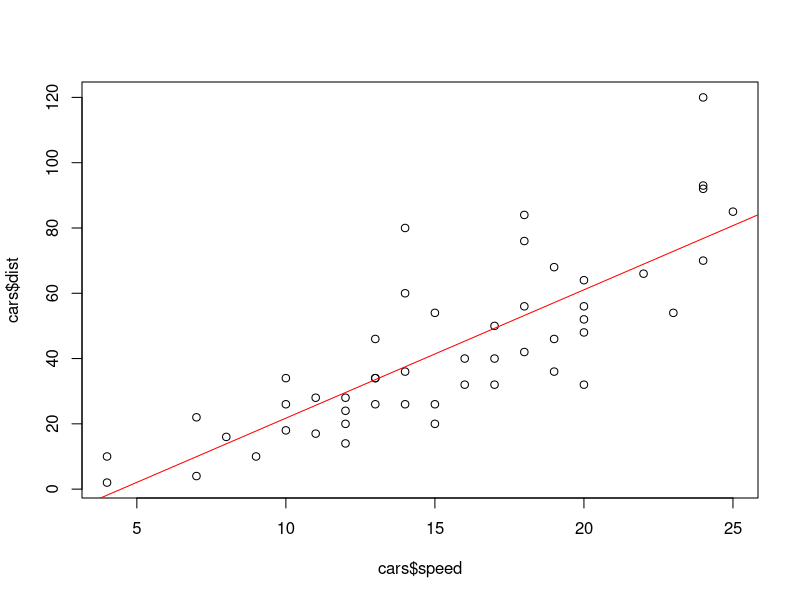
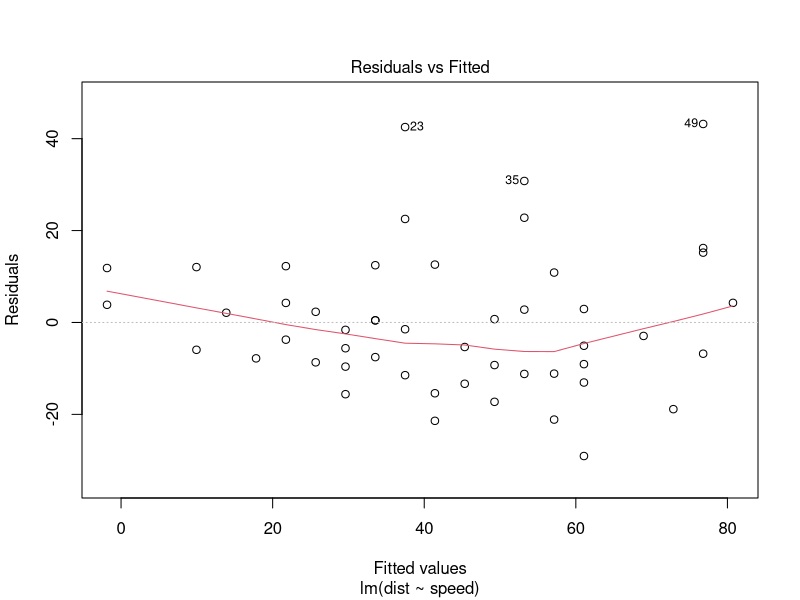
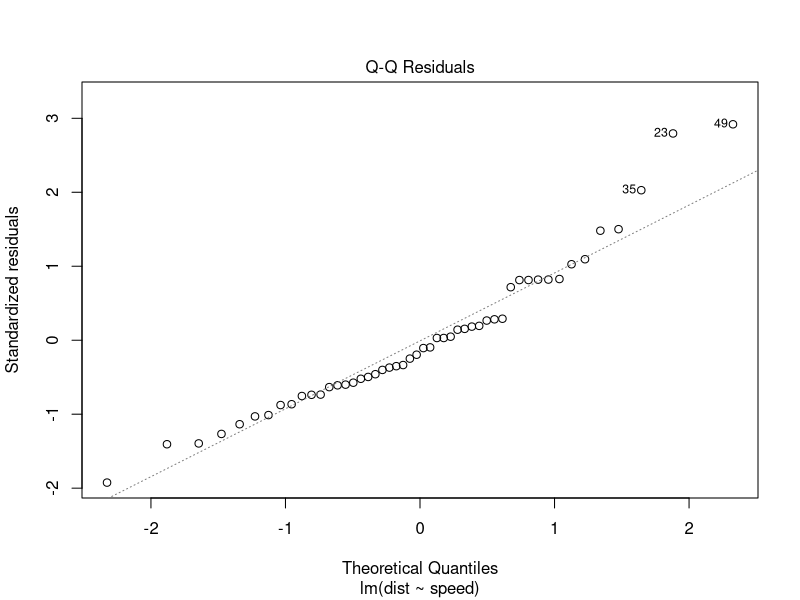
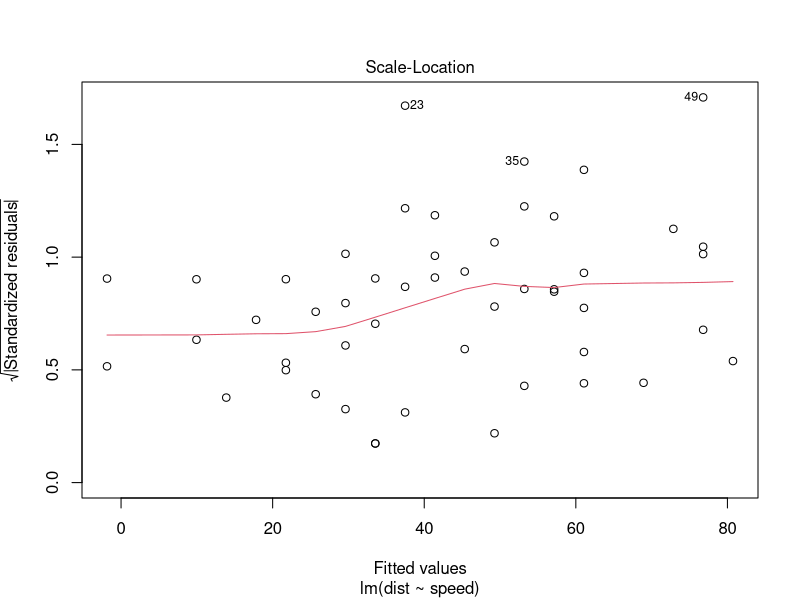
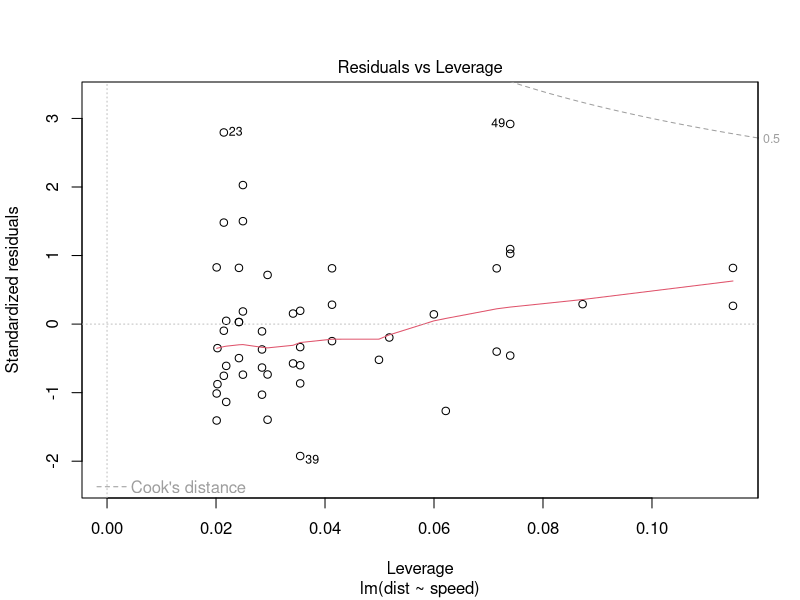

R code for these plots, in order:
#exo esempio

data(cars)

##régression linéaire entre speed et dist 
linearMod=lm(dist~speed,data=cars)
sumModel=summary(linearMod)
print(sumModel$coeffic)

#affichier la droite de la régression lineaire
plot(cars$speed,cars$dist) #nouage de points
abline(linearMod,col="red") #régression linéaire coloriée en rouge

#affichage d'autres graphiques permettant d'analyse les résultats de la régression
plot(linearMod) #meme res mais il génère plusieurs graphiques 
